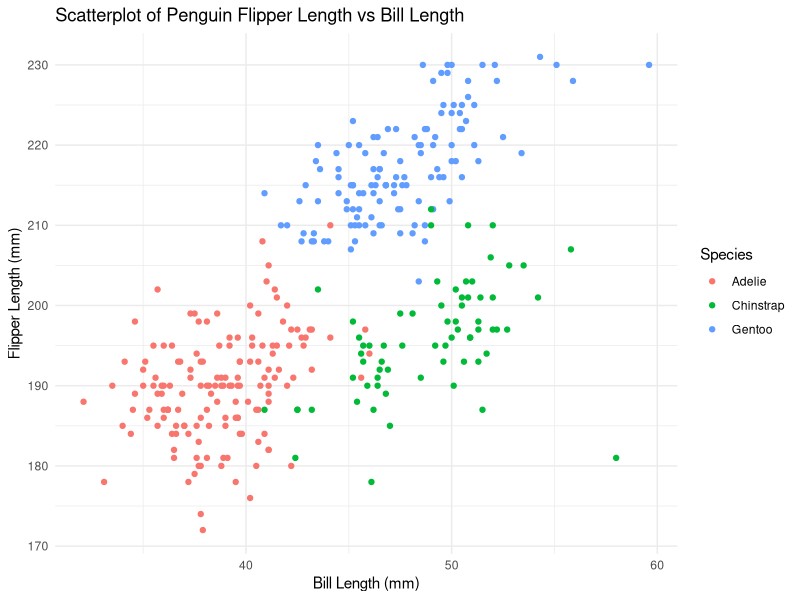
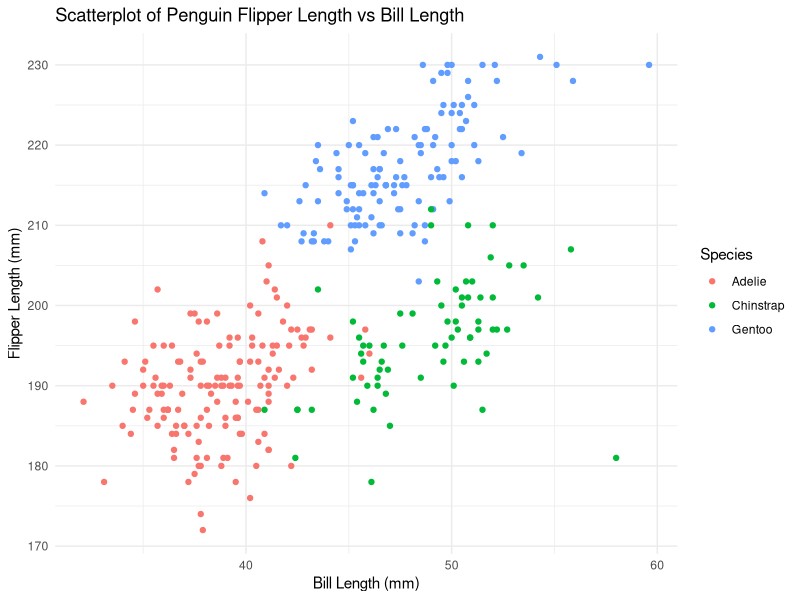

R code for these plots, in order:
## ---- chunk 1
library(tidyverse)
library(ggplot2)
## ---- chunk 2
data("penguins", package = "palmerpenguins")
## ---- chunk 3
str(penguins)
ncol(penguins)
nrow(penguins)
summary(penguins)
mean(penguins$flipper_length_mm, na.rm = TRUE)
## ---- chunk 4
ggplot(penguins, aes(x = bill_length_mm, y = flipper_length_mm, color = species)) + 
	geom_point()+
  labs(title = "Scatterplot of Penguin Flipper Length vs Bill Length",
       x = "Bill Length (mm)",
       y = "Flipper Length (mm)",
       color = "Species")+
  theme_minimal()
ggsave("scatterplot.png")
## ---- chunk 5
df_hw1 = tibble(
  norm = rnorm(10),
  vec_logical = norm > 0,
  vec_character = letters[1:10],
  vec_factor = factor(rep(c("one", "two", "three"), length.out = 10))
)

## ---- chunk 6
mean_norm <- mean(pull(df_hw1, norm), na.rm = TRUE)
mean_vec_logical <- mean(pull(df_hw1, vec_logical), na.rm = TRUE)
mean_vec_character <- mean(pull(df_hw1, vec_character), na.rm = TRUE)
mean_vec_factor <- mean(pull(df_hw1, vec_factor), na.rm = TRUE)
## ---- chunk 7
numeric_logical <- as.numeric(pull(df_hw1, vec_logical))
numeric_character <- as.numeric(pull(df_hw1, vec_character))
numeric_factor <- as.numeric(pull(df_hw1, vec_factor))
